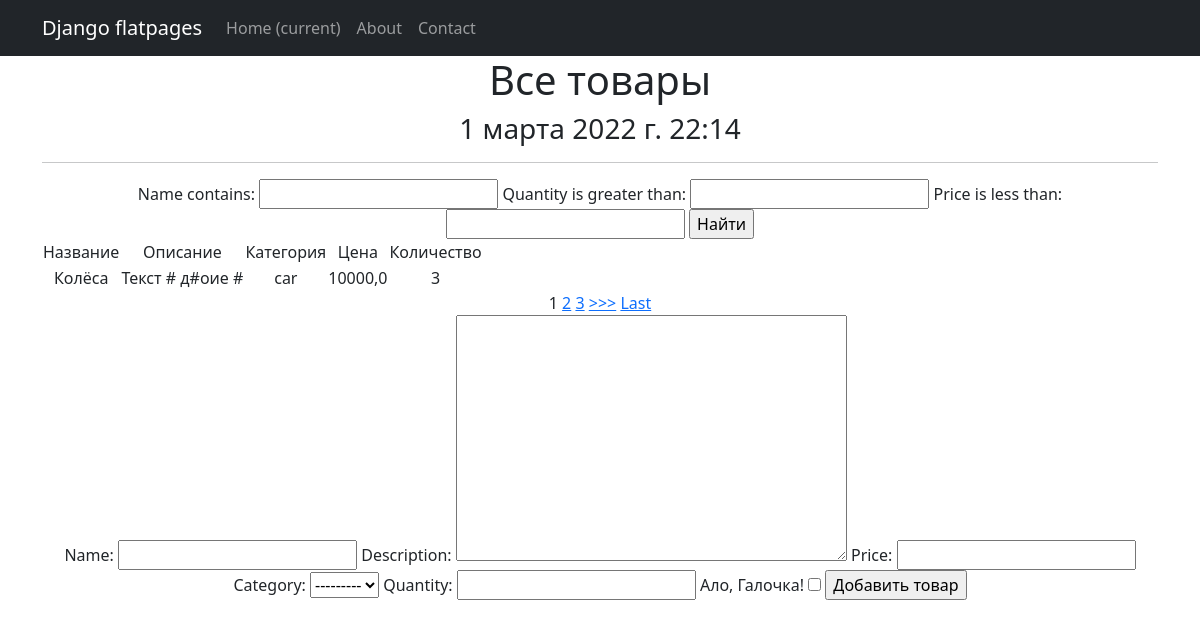
Screenshot of /products/ with the database file from the repository.
### simpleapp/models.py (models this page shows, shortened)
class Product(models.Model):
    name = models.CharField(max_length=200)  # имя товара
    description = models.TextField()
    quantity = models.IntegerField(validators=[MinValueValidator(0, 'Quantity should be >= 0')])  # количество товара на складе
    category = models.ForeignKey('Category', on_delete=models.CASCADE)
    price = models.FloatField(validators=[MinValueValidator(0.0)],)

class Category(models.Model):
    name = models.CharField(max_length=200)
    def __str__(self):
        return f'{self.name}'

### simpleapp/views.py (the view, shortened to what this page needs)
# urls.py: path('', Product.as_view()),# т. к. сам по себе это класс, то нам надо представить этот класс в виде view. Для этого вызываем метод as_view
class Product(ListView):
    model = Product  # указываем модель, объекты которой мы будем выводить
    template_name = 'simpleapp/products_list.html'  # указываем имя шаблона, где будет лежать HTML, в котором будут все инструкции о том, как именно пользователю должны вывестись наши объекты
    context_object_name = 'products'  # это имя списка, в котором будут лежать все объекты, его надо указать, чтобы обратиться к самому списку объектов через HTML-шаблон
    ordering = ['-price']
    queryset = Product.objects.order_by('-id')  # настроили пораметр отображения более новый продукт
    paginate_by = 1
    form_class = ProductForm  # добавляем форм класс, чтобы получать доступ к форме через метод POST
    def get_context_data(self, **kwargs):
        context = super().get_context_data(**kwargs)
        context['time_now'] = datetime.utcnow()  # добавим переменную текущей даты time_now
        context['value1'] = None  # добавим ещё одну пустую переменную, чтобы на её примере посмотреть работу другого фильтра
        context['filter'] = ProductFilter(self.request.GET, queryset=self.get_queryset())
        context['categories'] = Category.objects.all()
        context['form'] = ProductForm()
        return context

### simpleapp/forms.py
class ProductForm(ModelForm):
    check_box = BooleanField(label='Ало, Галочка!')  # добавляем галочку, или же true-false поле
    class Meta:
        model = Product
        fields = ['name', 'description', 'price', 'category', 'quantity', 'check_box']  # не забываем включить галочку в поля, иначе она не будет показываться на странице!

### news/templatetags/custom_filters.py (called while the page is built)
@register.filter(name='censor')
def censor(value):
    if isinstance(value, str):
        list = ['ух', 'ор', 'ах', 'ай', 'бля', 'сука', 'хуй', 'дебил', ] # Список нецензурных слов
        for A in list:
            value = value.replace(A, '#') # Замена совпадений подстроки на @!#%
        return str(value)
    else:
        raise ValueError(f'Нельзя преобразовать {type(value)}')

### templates/simpleapp/products_list.html (shortened to what this page needs)
{% extends 'flatpages/default.html' %}
{% load custom_filters %}
{% block content %}
    <h1>Все товары</h1>
    <h3>{{ time_now }}</h3>
    <hr>
    {% if products %}
<form method="GET">
    {{ filter.form }}
    <input type="submit" value="Найти">
</form>
        <table>
            <tr>
                <td>
                    Название
                </td>
                <td>
                    Описание
                </td>
                <td>
                    Категория
                </td>
                <td>
                    Цена
                </td>
                <td>
                    Количество
                </td>
            </tr>
        {% for product in products %}
            <tr>
                <td>
                    {{ product.name|censor }}
                </td>
                <td>
                    {{ product.description|truncatewords:50|censor }}
                </td>
                <td>
                    {{ product.category.name }}
                </td>
                <td>
                    {{ product.price }}
                </td>
                <td>
                    {{ product.quantity }}
                </td>
            </tr>
        {% endfor %}
        </table>
    {% else %}
        <h2>Товаров нет!</h2>
    {% endif %}
{% if is_paginated %}
    {% for num in page_obj.paginator.page_range %}
        {% if page_obj.number == num %}
            <a>{{ num }}</a>
        {% elif num > page_obj.number|add:'-3' and num < page_obj.number|add:'3' %}
            <a href="?page={{ num }}">{{ num }}</a>
        {% endif %}
    {% endfor %}
    {% if page_obj.has_next %}
        <a href="?page={{ page_obj.next_page_number }}">>>></a>
        <a href="?page={{ page_obj.paginator.num_pages }}">Last</a>
    {% endif %}
{% endif %}
<form method="POST">
    {{ form }}
    <input type="submit" value="Добавить товар">
</form>
{% endblock content %}

### templates/flatpages/default.html (shortened to what this page needs)
<!DOCTYPE html>
<html lang="en">
    <head>
        {% load static %}
        <link href="{% static 'css/styles.css' %}" rel="stylesheet" />
    </head>
    <body>
<nav class="navbar navbar-expand-lg navbar-dark bg-dark static-top">
   <div class="container">
       <a class="navbar-brand" href="#">Django flatpages</a>
       <div class="collapse navbar-collapse" id="navbarResponsive">
           <ul class="navbar-nav ml-auto">
               <li class="nav-item active">
                   <a class="nav-link" href="#">Home
                       <span class="sr-only">(current)</span>
                   </a>
               </li>
               <li class="nav-item">
                   <a class="nav-link" href="/about/">About</a>
               </li>
               <li class="nav-item">
                   <a class="nav-link" href="/contacts/">Contact</a>
               </li>
           </ul>
       </div>
   </div>
</nav>
        <div class="container">
            <div class="row">
                <div class="col-lg-12 text-center">
                {% block content %}
                {% endblock content %}
                </div>
            </div>
        </div>
    </body>
</html>

### rows the page displays
Product: name|censor "Колёса", description|censor "Текст # д#оие #", category.name "car", price "10000,0", quantity "3"

### other values shown
{{ time_now }} "1 марта 2022 г. 22:14"
{{ num }} "1"
{{ num }} "2" "3"
